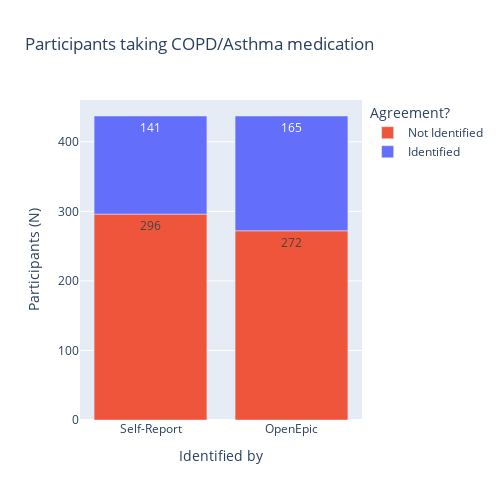

Source (notebook cell):
### Code cell
dm_med_codes = [e['codes'] for e in comparison_config if e['title'] == 'Asthma/COPD'][0]
dm_users_ccs = ccs_meds[ccs_meds['ccs_ing_code'].isin(dm_med_codes)].drop_duplicates('user_id')
dm_users_fhir = fhir_meds[fhir_meds['fhir_ing_code'].isin(dm_med_codes)].drop_duplicates('user_id')
dm_users = pd.concat([dm_users_ccs, dm_users_fhir]).drop_duplicates('user_id')

print('ccs identified users on copd/asthma meds:', len(dm_users_ccs))
print('fhir identified users on copd/asthma meds:', len(dm_users_fhir))
print('together', len(dm_users))

ccs_cond = ccsUtil.conditions[ccsUtil.conditions['user_id'].isin(common_users_cf['user_id'])]
fhir_cond = fhirUtil.conditions
ccs_dm = ccs_cond[(ccs_cond['asthma'] == 1) | (ccs_cond['copd'] == 1)]['user_id'].drop_duplicates()
fhir_dm = fhir_cond[fhir_cond['coding_code'].str.startswith(tuple(['J44', 'J45']))].drop_duplicates('user_id')
print('ccs identified COPD/asthma', len(ccs_dm))
print('fhir identified COPD/asthma', len(fhir_dm))

ccs_dm_m = dm_users.merge(ccs_dm, on='user_id', how='outer', indicator=True)
fhir_dm_m = dm_users.merge(fhir_dm, on='user_id', how='outer', indicator=True)

ccs_counts = ccs_dm_m['_merge'].value_counts().reset_index(name='counts')
ccs_counts = ccs_counts.rename(columns={'index': 'Match'})
ccs_counts = ccs_counts[ccs_counts.Match != 'right_only']
ccs_counts['Match'] = ccs_counts['Match'].replace({'left_only': 'Not Identified', 'both': 'Identified'})
ccs_counts['Source'] = 'Self-Report'

fhir_counts = fhir_dm_m['_merge'].value_counts().reset_index(name='counts')
fhir_counts = fhir_counts.rename(columns={'index': 'Match'})
fhir_counts = fhir_counts[fhir_counts.Match != 'right_only']
fhir_counts['Match'] = fhir_counts['Match'].replace({'left_only': 'Not Identified', 'both': 'Identified'})
fhir_counts['Source'] = 'OpenEpic'

to_plot = pd.concat([ccs_counts, fhir_counts])

to_plot['Match'] = to_plot['Match'].to_numpy()
group_color = {'Not Identified': '#EF553B', 'Identified': '#636EFA'}
fig = px.bar(to_plot, x='Source', y="counts", color="Match", text_auto=True, 
       title="Participants taking COPD/Asthma medication",
        width=500, height=500,
        labels={
                     "Source": "Identified by",
                     "counts": "Participants (N)",
                     "species": "Species of Iris",
                     "FHIR": "OpenEpic",
                     "Match": "Agreement?"
                 },
        color_discrete_map=group_color)
fig.show()

### Figure 1 — Plotly figure (JSON) as saved in the notebook; plotly's stock layout.template omitted (floating-point values rounded to 4 significant figures)
{"data": [{"alignmentgroup": "True", "hovertemplate": "Agreement?=Not Identified<br>Identified by=%{x}<br>Participants (N)=%{y}<extra></extra>", "legendgroup": "Not Identified", "marker": {"color": "#EF553B", "pattern": {"shape": ""}}, "name": "Not Identified", "offsetgroup": "Not Identified", "orientation": "v", "showlegend": true, "textposition": "auto", "texttemplate": "%{y}", "type": "bar", "x": ["Self-Report", "OpenEpic"], "xaxis": "x", "y": [296, 272], "yaxis": "y"}, {"alignmentgroup": "True", "hovertemplate": "Agreement?=Identified<br>Identified by=%{x}<br>Participants (N)=%{y}<extra></extra>", "legendgroup": "Identified", "marker": {"color": "#636EFA", "pattern": {"shape": ""}}, "name": "Identified", "offsetgroup": "Identified", "orientation": "v", "showlegend": true, "textposition": "auto", "texttemplate": "%{y}", "type": "bar", "x": ["Self-Report", "OpenEpic"], "xaxis": "x", "y": [141, 165], "yaxis": "y"}], "layout": {"barmode": "relative", "height": 500, "legend": {"title": {"text": "Agreement?"}, "tracegroupgap": 0}, "title": {"text": "Participants taking COPD/Asthma medication"}, "width": 500, "xaxis": {"anchor": "y", "domain": [0, 1], "title": {"text": "Identified by"}}, "yaxis": {"anchor": "x", "domain": [0, 1], "title": {"text": "Participants (N)"}}}}
